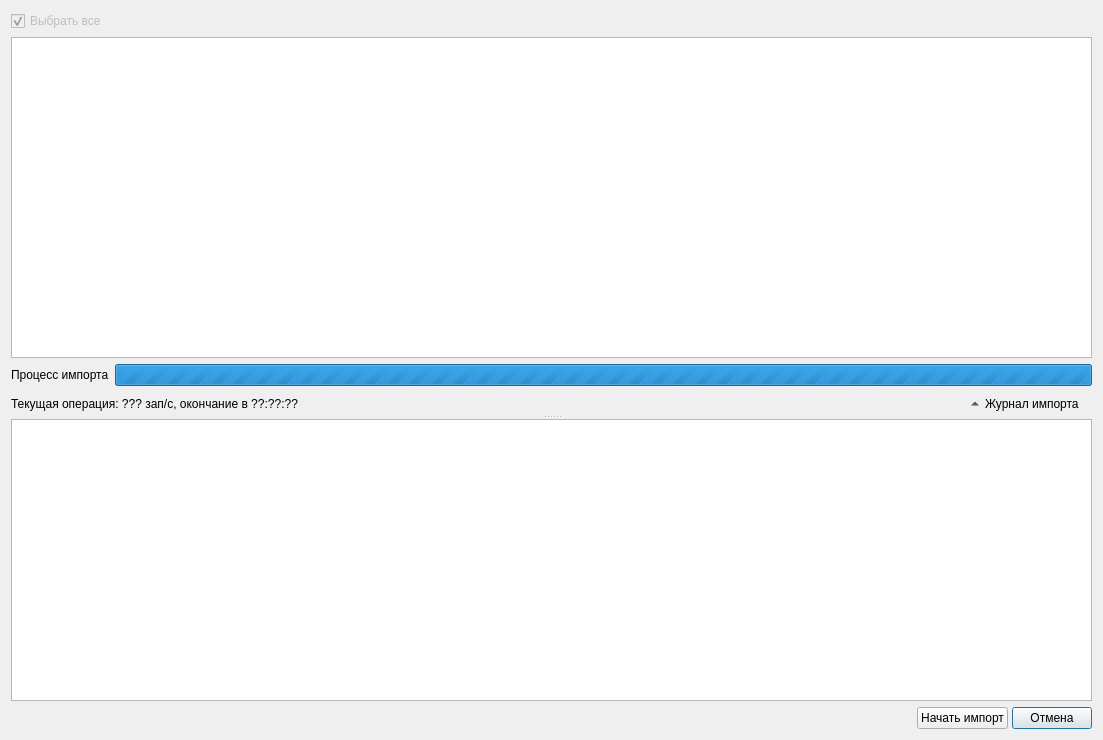
<?xml version="1.0" encoding="UTF-8"?>
<ui version="4.0">
 <class>PrikImportDialog</class>
 <widget class="QDialog" name="PrikImportDialog">
  <property name="geometry">
   <rect>
    <x>0</x>
    <y>0</y>
    <width>1103</width>
    <height>740</height>
   </rect>
  </property>
  <property name="minimumSize">
   <size>
    <width>913</width>
    <height>646</height>
   </size>
  </property>
  <property name="windowTitle">
   <string>Импорт прикрепленного населения</string>
  </property>
  <layout class="QVBoxLayout" name="verticalLayout">
   <item>
    <widget class="QSplitter" name="splitter">
     <property name="orientation">
      <enum>Qt::Vertical</enum>
     </property>
     <widget class="QWidget" name="layoutWidget">
      <layout class="QVBoxLayout" name="verticalLayout_3">
       <property name="sizeConstraint">
        <enum>QLayout::SetDefaultConstraint</enum>
       </property>
       <item>
        <widget class="QCheckBox" name="chbSelectAll">
         <property name="enabled">
          <bool>false</bool>
         </property>
         <property name="text">
          <string>Выбрать все</string>
         </property>
         <property name="checkable">
          <bool>true</bool>
         </property>
         <property name="checked">
          <bool>true</bool>
         </property>
         <property name="tristate">
          <bool>true</bool>
         </property>
        </widget>
       </item>
       <item>
        <widget class="QTableView" name="tblDbfView"/>
       </item>
       <item>
        <layout class="QHBoxLayout" name="horizontalLayout_2">
         <property name="sizeConstraint">
          <enum>QLayout::SetMaximumSize</enum>
         </property>
         <item>
          <widget class="QLabel" name="lblProgress">
           <property name="text">
            <string>Процесс импорта</string>
           </property>
          </widget>
         </item>
         <item>
          <widget class="QProgressBar" name="prbProgress">
           <property name="sizePolicy">
            <sizepolicy hsizetype="Expanding" vsizetype="Fixed">
             <horstretch>0</horstretch>
             <verstretch>0</verstretch>
            </sizepolicy>
           </property>
           <property name="maximum">
            <number>0</number>
           </property>
           <property name="value">
            <number>0</number>
           </property>
           <property name="textVisible">
            <bool>true</bool>
           </property>
           <property name="orientation">
            <enum>Qt::Horizontal</enum>
           </property>
           <property name="format">
            <string>%v из %m</string>
           </property>
          </widget>
         </item>
        </layout>
       </item>
       <item>
        <layout class="QHBoxLayout" name="horizontalLayout">
         <property name="sizeConstraint">
          <enum>QLayout::SetMaximumSize</enum>
         </property>
         <item>
          <widget class="QLabel" name="lblElapsed">
           <property name="text">
            <string>Текущая операция: ??? зап/с, окончание в ??:??:??</string>
           </property>
          </widget>
         </item>
         <item>
          <spacer name="horizontalSpacer">
           <property name="orientation">
            <enum>Qt::Horizontal</enum>
           </property>
           <property name="sizeHint" stdset="0">
            <size>
             <width>40</width>
             <height>20</height>
            </size>
           </property>
          </spacer>
         </item>
         <item>
          <widget class="QToolButton" name="btnShowLog">
           <property name="text">
            <string>Журнал импорта</string>
           </property>
           <property name="toolButtonStyle">
            <enum>Qt::ToolButtonTextBesideIcon</enum>
           </property>
           <property name="autoRaise">
            <bool>true</bool>
           </property>
           <property name="arrowType">
            <enum>Qt::UpArrow</enum>
           </property>
          </widget>
         </item>
        </layout>
       </item>
      </layout>
     </widget>
     <widget class="QTextBrowser" name="txtLog"/>
    </widget>
   </item>
   <item>
    <layout class="QHBoxLayout">
     <property name="spacing">
      <number>4</number>
     </property>
     <property name="margin">
      <number>0</number>
     </property>
     <item>
      <spacer>
       <property name="orientation">
        <enum>Qt::Horizontal</enum>
       </property>
       <property name="sizeHint" stdset="0">
        <size>
         <width>331</width>
         <height>20</height>
        </size>
       </property>
      </spacer>
     </item>
     <item>
      <widget class="QPushButton" name="btnStart">
       <property name="text">
        <string>Начать импорт</string>
       </property>
      </widget>
     </item>
     <item>
      <widget class="QPushButton" name="btnCancel">
       <property name="text">
        <string>Отмена</string>
       </property>
       <property name="default">
        <bool>true</bool>
       </property>
      </widget>
     </item>
    </layout>
   </item>
  </layout>
  <action name="actStartWork">
   <property name="text">
    <string>startWork</string>
   </property>
  </action>
 </widget>
 <resources/>
 <connections/>
</ui>
